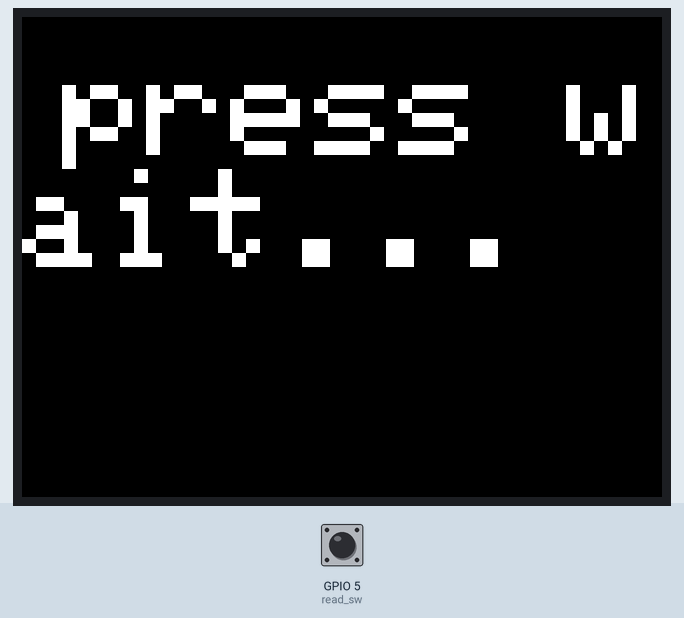
Bench run of a sketch on a simulated ESP32. Shown: 320×240 colour display. Inputs (shaded band) come from the test bench; at power-on: GPIO 5 (read_sw) HIGH. WiFi joins after 1.5 s; servers stay silent unless stated; no MQTT or app messages arrive unless stated; what the sketch prints to the serial monitor is not drawn.

Above: at 3.6 s.
3.7 s: GPIO 5 (read_sw) pulled LOW for 0.15 s
At 5.1 s:
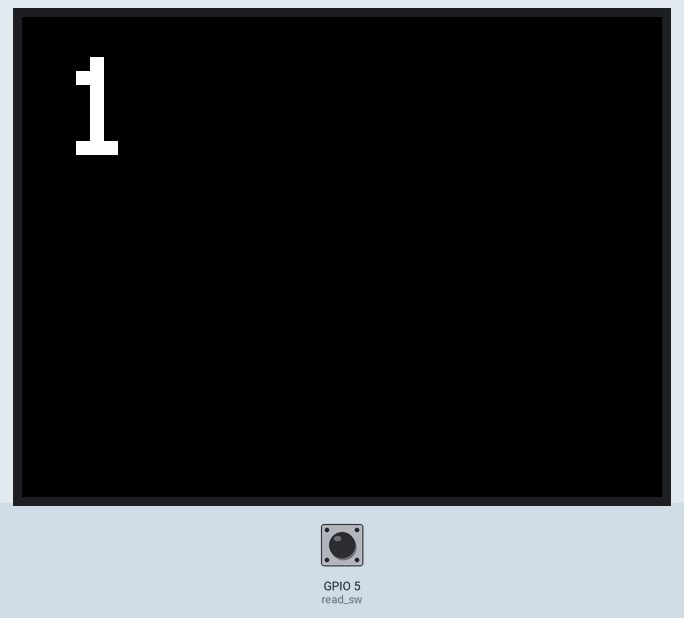
5.4 s: GPIO 5 (read_sw) pulled LOW for 1 s
At 7.1 s:
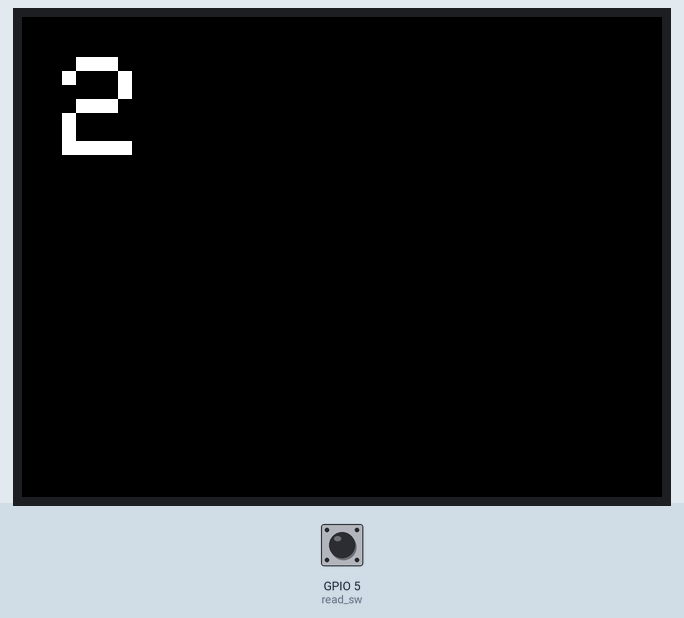
7.9 s: GPIO 5 (read_sw) pulled LOW for 0.15 s
At 8.8 s:
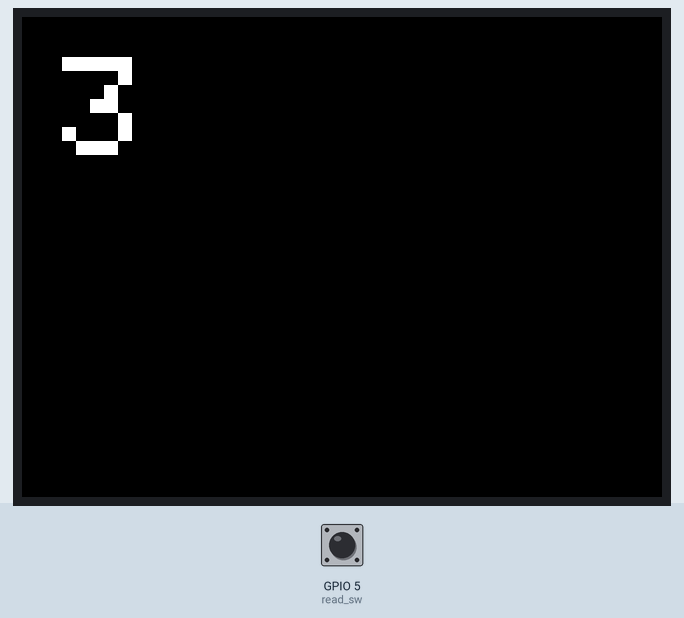
9.6 s: GPIO 5 (read_sw) pulled LOW for 1 s
At 11.8 s:
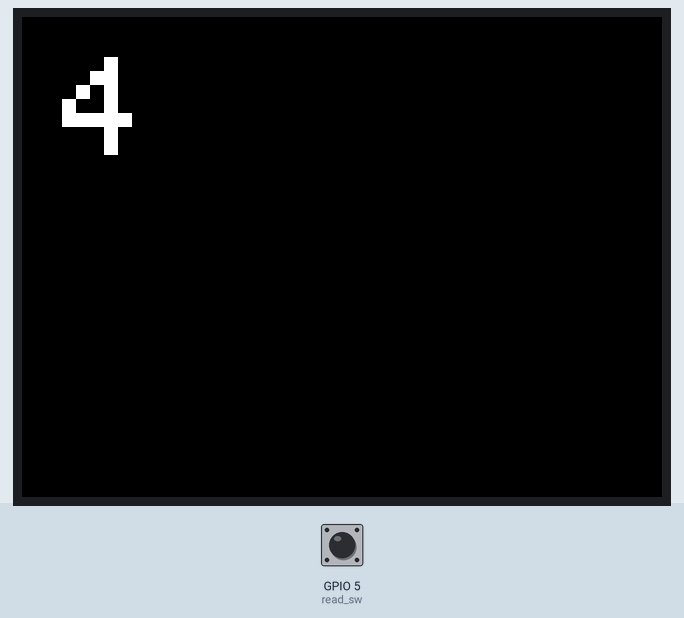
Timing chart, 0 to 13.2 s (numbered marks = the images above; inputs shaded):
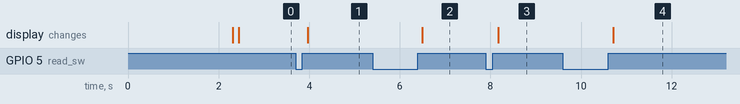

The sketch:

magnetic_sensor.ino
```cpp
#include <WiFi.h>
#include <WiFiClient.h>
#include <PubSubClient.h>
#include <M5Stack.h>

#define CLOSE 0
#define OPEN 1

int read_sw = 5;
int is_open = 1;
int counter = 0;

//char *ssid = "NTGR-82BC";
//char *password = "38925206";
char *ssid = "TP-Link_20A6";
char *password = "40296562";
const char *endpoint = "192.168.1.10";
const int port = 1883;
char *THING_NAME = "M5Stack";
char *pubTopic = "myTopick";
char *subTopic = "myTopick";


WiFiClient netClient;
PubSubClient MqttClient;


void setup_network() {

    M5.Lcd.print("Connecting WiFi");
    Serial.print("Connecting to ");
    Serial.println(ssid);

    WiFi.begin(ssid, password);
    while (WiFi.status() != WL_CONNECTED) {
        delay(1000);
        Serial.print(".");
    }
    Serial.println();
    Serial.println("WiFi Connected.");
}

void connect() {
    setup_network();
    Serial.print("ThingName(mqtt_id): ");
    Serial.println(THING_NAME);
    MqttClient.setServer(endpoint, 1883);
    MqttClient.setClient(netClient);

    M5.Lcd.fillScreen(BLACK);
    M5.Lcd.setCursor(20, 20); //文字表示の左上位置を設定
    M5.Lcd.setTextColor(WHITE);
    M5.Lcd.print("Connecting mqtt");

    while ( !MqttClient.connect(THING_NAME) ) {
        Serial.println(MqttClient.state());
        delay(1000);
        M5.Lcd.print(".");
    }
    // MqttClient.subscribe("m5stack/sub/#");

}

void setup()
{
  Serial.begin(115200);

  // Display Setup
  M5.begin();
  M5.Lcd.setBrightness(200);
  M5.Lcd.fillScreen(BLACK);
  M5.Lcd.setCursor(20, 20); //文字表示の左上位置を設定
  M5.Lcd.setTextColor(WHITE);

  connect();


  M5.Lcd.setBrightness(200);
  M5.Lcd.fillScreen(BLACK);
  M5.Lcd.setCursor(20, 20); //文字表示の左上位置を設定
  M5.Lcd.setTextColor(WHITE);
  M5.Lcd.setTextSize(7);//文字の大きさを設定（1～7）
  M5.Lcd.print("press wait...");
}


/*
 * Loop Function
 */
void loop()
{
  int state;
  state = digitalRead(read_sw);
  //Serial.println(state);

  if ( state == CLOSE )
  {
    is_open = 0;
    //Serial.println("Close");
  }
  else
  {
    if ( is_open == 0 )
    {
      counter++;

      //char *send = counter + "\}";
      MqttClient.publish("myTopic", "{\"no\":\"1\",\"count\":\"1\"}");
      // char send[100];
      // sprintf(send, "%s%s%s", "{count: ", (String)counter, "}");
      // MqttClient.publish("myTopic",send );
      // 文字描画
      M5.Lcd.fillScreen(BLACK);
      M5.Lcd.setCursor(20, 20); //文字表示の左上位置を設定
      M5.Lcd.setTextColor(WHITE);
      M5.Lcd.setTextSize(7);//文字の大きさを設定（1～7）
      M5.Lcd.print(counter);

      Serial.println("Count:" + (String)counter + "  No:2");
      MqttClient.loop();

      if (!MqttClient.connect(THING_NAME)) {
        Serial.println(MqttClient.state());
      }
    }

    is_open = 1;
  }
  delay(50);

}
```

Measured:
- after the input at 3.7 s, the display: changes after 0.27 s (image 1)
- after the input at 5.4 s, the display: changes after 1.1 s (image 2)
- after the input at 7.9 s, the display: changes after 0.28 s (image 3)
- after the input at 9.6 s, the display: changes after 1.1 s (image 4)
